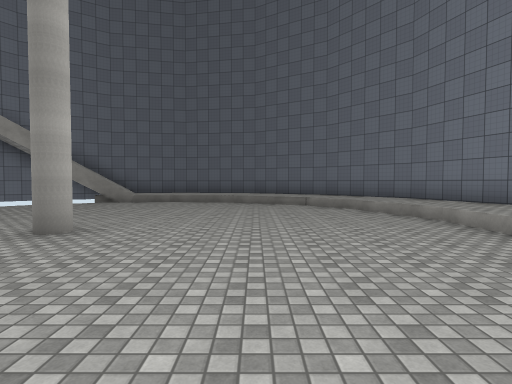
view 1 (above)

12 first-person views from a walk through a 3-D level made in the Unity game engine. The camera is 1.5 m above the floor, tilts 2° down and sees 80° across. The floor is counted in squares, 2 m on a side. Each view is taken from the middle of a square. On the plan, view 1 faces up. The plan holds only what a view shows up to about 10 squares ahead; the rest is blank. The place goes on beyond the plan. Surface patterns are stand-ins for the level's own textures.

view 2
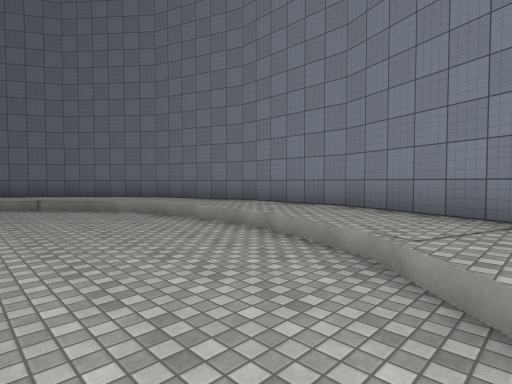

view 3
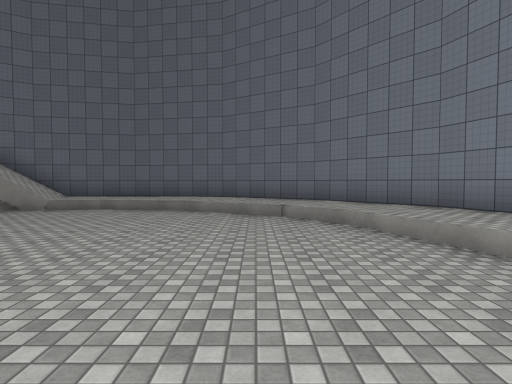

view 4
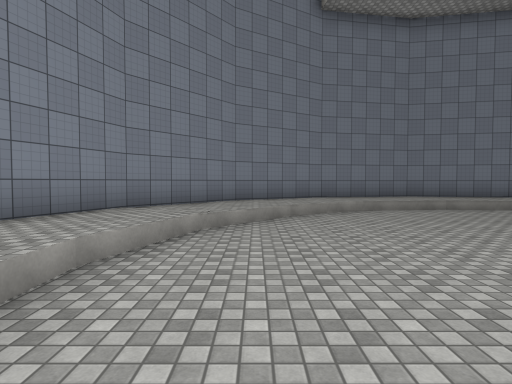

view 5
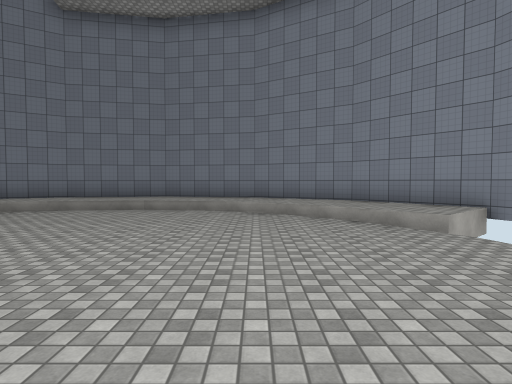

view 6
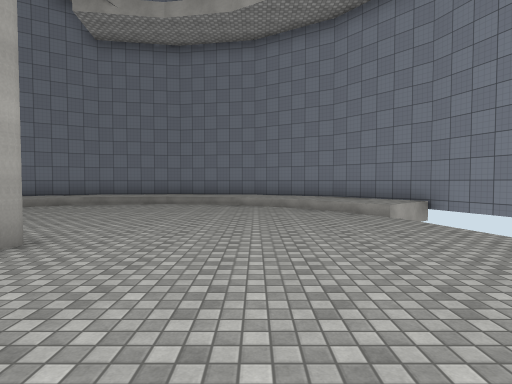

view 7
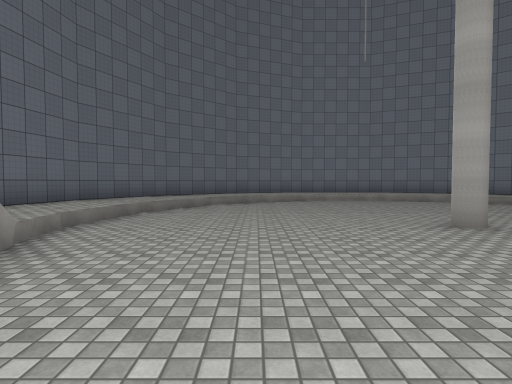

view 8
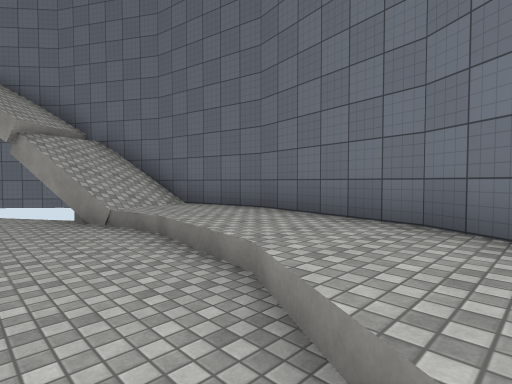

view 9
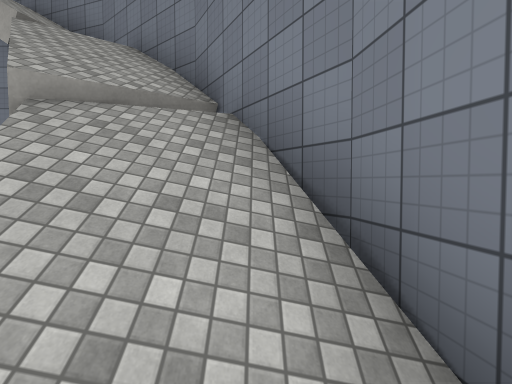

view 10
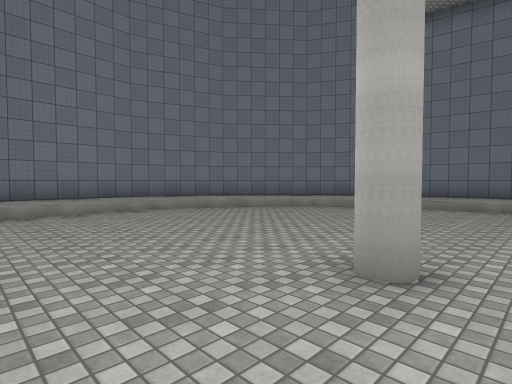

view 11
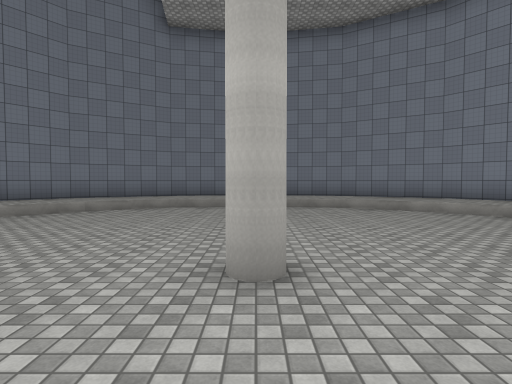

view 12
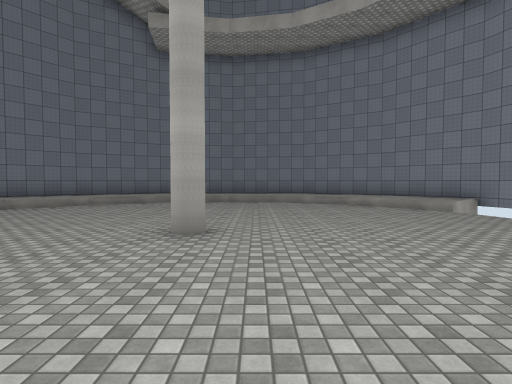

### Floor plan
Key: @ floor where view 1 was taken; # wall or solid block; . main floor; : floor 0.5 m higher than the main floor; + floor 6 m higher than the main floor; * floor 8.25 m higher than the main floor; % floor 9.25 m higher than the main floor; / step, stairs or slope; = window, fence, low wall or low ledge.
Columns run from 11 left of view 1 to 6 right of it. Each row starts with its distance up from view 1.
 13     #########
 12    ##//:::::###
 11   ##///////:::##
 10  ###=/.....//::##
  9 ## +........./::#
  8 #* .........../:#
  7 #%  ........../:##
  6 #  ............::#
  5   .............::#
  4   ......#......::#
  3   .............::#
  2    .........../:##
  1 # :.........../:#
  0 #::/.......@./::#
 -1 ##:://.....//::##
 -2  ##::://///:::##
 -3   ###:::::::###
 -4     #########

Where each view was taken, in squares from view 1:
view 1: 0 up, 0 right, facing up
view 2: 0 up, 0 right, facing up-right
view 3: 3 up, 1 right, facing up
view 4: 6 up, 2 right, facing down
view 5: 6 up, 6 left, facing down
view 6: 8 up, 6 left, facing down
view 7: 8 up, 8 left, facing right
view 8: 9 up, 1 right, facing up-left
view 9: 12 up, 4 left, facing left
view 10: 7 up, 4 left, facing down-right
view 11: 7 up, 3 left, facing down
view 12: 9 up, 4 left, facing down
